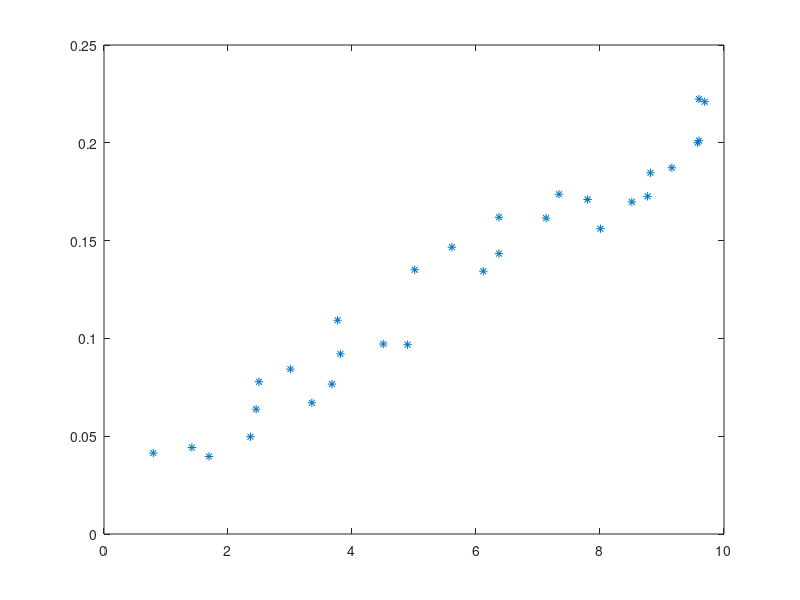

The MATLAB source for this figure: (Note: this script raises an error after producing the figure.)
clc
clf

load("dane_apx0.mat");
% s %Wypisanie danych

x = s(:, 1)';
y = s(:, 2)';

%Wykres wczytanych danych
plot(x, y, "*");
hold on;

wielomian = aproksymuj(x, y, 3);

a = min(x);
b = max(x);

X = linspace(a, b, 100);
Y = arrayfun(@(x) polyval(wielomian, x), X);

plot(X, Y, "-");

legend("dane punkty", "aproksymacja");

%% Test
clc;

x = [0 0.5 1 1.5 2];
y = [0 0.19 0.26 0.29 0.31];

plot(x, y, "x");
hold on;

wielomian = aproksymuj(x, y, 3);

a = min(x);
b = max(x);

X = linspace(a, b, 100);
Y = arrayfun(@(x) polyval(wielomian, x), X);

plot(X, Y, "-");

legend("dane punkty", "aproksymacja");



